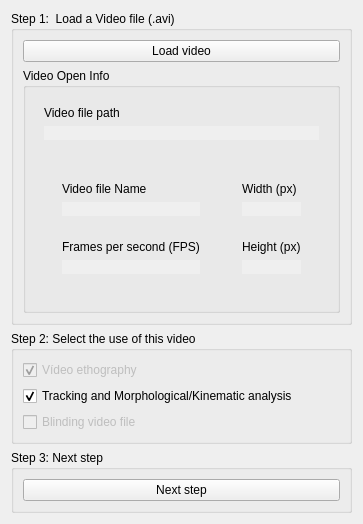
        <widget class="QWidget" name="tab_9">
         <attribute name="title">
          <string>Video File Info</string>
         </attribute>
         <layout class="QVBoxLayout" name="verticalLayout_19">
          <item>
           <widget class="QGroupBox" name="groupBox_9">
            <property name="title">
             <string>Step 1:  Load a Video file (.avi)</string>
            </property>
            <layout class="QVBoxLayout" name="verticalLayout_22">
             <item>
              <widget class="QPushButton" name="pbAbreVideo">
               <property name="text">
                <string>Load video</string>
               </property>
              </widget>
             </item>
             <item>
              <widget class="QGroupBox" name="groVideoInfo">
               <property name="title">
                <string>Video Open Info</string>
               </property>
               <layout class="QVBoxLayout" name="verticalLayout_37">
                <item>
                 <widget class="QWidget" name="widget_24" native="true">
                  <layout class="QVBoxLayout" name="verticalLayout_33">
                   <item>
                    <widget class="QLabel" name="label_13">
                     <property name="text">
                      <string>Video file path</string>
                     </property>
                    </widget>
                   </item>
                   <item>
                    <widget class="QLabel" name="lblCaminho">
                     <property name="autoFillBackground">
                      <bool>true</bool>
                     </property>
                     <property name="text">
                      <string/>
                     </property>
                    </widget>
                   </item>
                  </layout>
                 </widget>
                </item>
                <item>
                 <widget class="QWidget" name="widget_28" native="true">
                  <layout class="QHBoxLayout" name="horizontalLayout_37">
                   <item>
                    <widget class="QWidget" name="widget_26" native="true">
                     <layout class="QVBoxLayout" name="verticalLayout_35">
                      <item>
                       <widget class="QWidget" name="widget_25" native="true">
                        <layout class="QVBoxLayout" name="verticalLayout_34">
                         <item>
                          <widget class="QLabel" name="label_12">
                           <property name="text">
                            <string>Video file Name</string>
                           </property>
                          </widget>
                         </item>
                         <item>
                          <widget class="QLabel" name="lblNomeVideo">
                           <property name="autoFillBackground">
                            <bool>true</bool>
                           </property>
                           <property name="text">
                            <string/>
                           </property>
                          </widget>
                         </item>
                        </layout>
                       </widget>
                      </item>
                      <item>
                       <widget class="QWidget" name="widget_21" native="true">
                        <layout class="QVBoxLayout" name="verticalLayout_30">
                         <item>
                          <widget class="QLabel" name="label_14">
                           <property name="text">
                            <string>Frames per second (FPS)</string>
                           </property>
                          </widget>
                         </item>
                         <item>
                          <widget class="QLabel" name="lblFps">
                           <property name="autoFillBackground">
                            <bool>true</bool>
                           </property>
                           <property name="text">
                            <string/>
                           </property>
                          </widget>
                         </item>
                        </layout>
                       </widget>
                      </item>
                     </layout>
                    </widget>
                   </item>
                   <item>
                    <widget class="QWidget" name="widget_27" native="true">
                     <layout class="QVBoxLayout" name="verticalLayout_36">
                      <item>
                       <widget class="QWidget" name="widget_22" native="true">
                        <layout class="QVBoxLayout" name="verticalLayout_31">
                         <item>
                          <widget class="QLabel" name="label_15">
                           <property name="text">
                            <string>Width (px)</string>
                           </property>
                          </widget>
                         </item>
                         <item>
                          <widget class="QLabel" name="lblWidth">
                           <property name="autoFillBackground">
                            <bool>true</bool>
                           </property>
                           <property name="text">
                            <string/>
                           </property>
                          </widget>
                         </item>
                        </layout>
                       </widget>
                      </item>
                      <item>
                       <widget class="QWidget" name="widget_23" native="true">
                        <layout class="QVBoxLayout" name="verticalLayout_32">
                         <item>
                          <widget class="QLabel" name="label_16">
                           <property name="text">
                            <string>Height (px)</string>
                           </property>
                          </widget>
                         </item>
                         <item>
                          <widget class="QLabel" name="lblHeight">
                           <property name="autoFillBackground">
                            <bool>true</bool>
                           </property>
                           <property name="text">
                            <string/>
                           </property>
                          </widget>
                         </item>
                        </layout>
                       </widget>
                      </item>
                     </layout>
                     <zorder>widget_23</zorder>
                     <zorder>widget_22</zorder>
                    </widget>
                   </item>
                  </layout>
                 </widget>
                </item>
               </layout>
              </widget>
             </item>
            </layout>
           </widget>
          </item>
          <item>
           <widget class="QGroupBox" name="groupBox_5">
            <property name="title">
             <string>Step 2: Select the use of this video</string>
            </property>
            <layout class="QGridLayout" name="gridLayout">
             <item row="0" column="0">
              <widget class="QCheckBox" name="checkBox_2">
               <property name="enabled">
                <bool>false</bool>
               </property>
               <property name="text">
                <string>Vídeo ethography</string>
               </property>
               <property name="checked">
                <bool>true</bool>
               </property>
              </widget>
             </item>
             <item row="1" column="0">
              <widget class="QCheckBox" name="cbPro">
               <property name="text">
                <string>Tracking and Morphological/Kinematic analysis</string>
               </property>
               <property name="checkable">
                <bool>true</bool>
               </property>
               <property name="checked">
                <bool>true</bool>
               </property>
              </widget>
             </item>
             <item row="2" column="0">
              <widget class="QCheckBox" name="cbBlinding">
               <property name="enabled">
                <bool>false</bool>
               </property>
               <property name="text">
                <string>Blinding video file</string>
               </property>
               <property name="checkable">
                <bool>true</bool>
               </property>
               <property name="checked">
                <bool>false</bool>
               </property>
              </widget>
             </item>
            </layout>
           </widget>
          </item>
          <item>
           <widget class="QGroupBox" name="groupBox_14">
            <property name="title">
             <string>Step 3: Next step</string>
            </property>
            <layout class="QVBoxLayout" name="verticalLayout_20">
             <item>
              <widget class="QPushButton" name="pbConfigure1">
               <property name="text">
                <string>Next step</string>
               </property>
              </widget>
             </item>
            </layout>
           </widget>
          </item>
         </layout>
        </widget>
